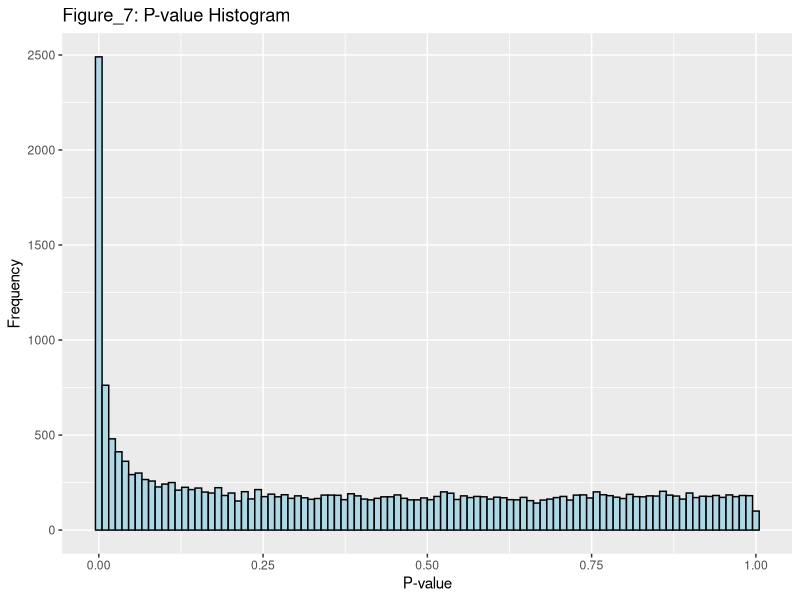
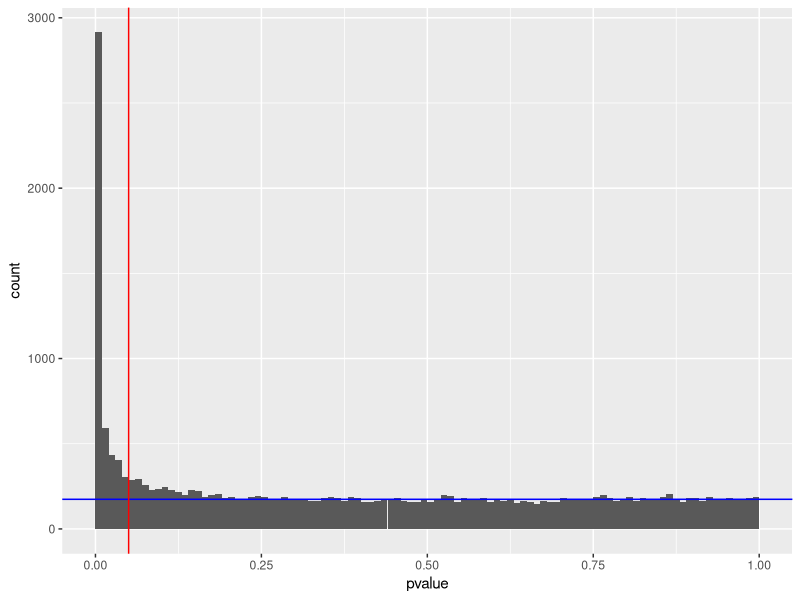
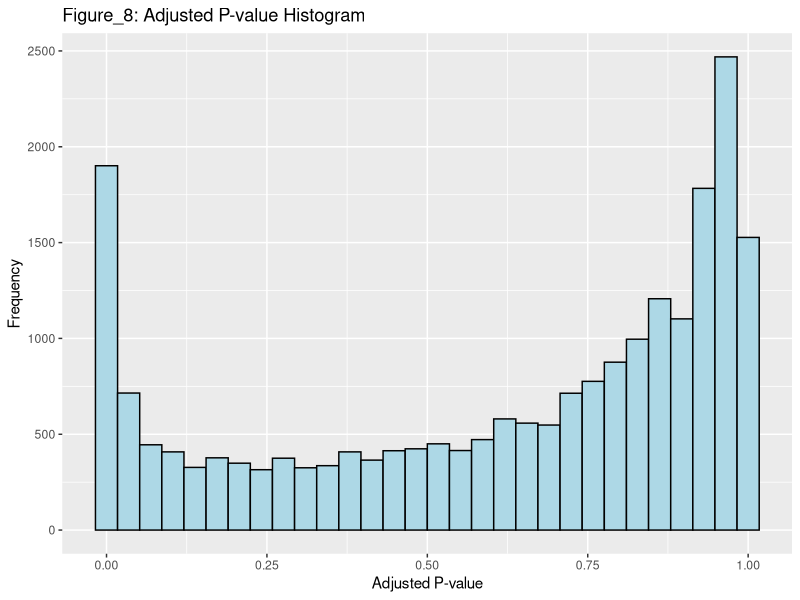

These figures' R source, in order:
## ---- chunk 1
library(knitr)
# Read the CSV file with the generated p_values for each gene
gene_pvalues <- read.csv("data/DEG_pvalues.csv")
# Check the first few rows 

kable(head(gene_pvalues), caption = "Table 1: P_Values for each analysed gene")
## ---- chunk 2

# Load tidyverse (includes ggplot2)
library(tidyverse)

# Histogram of p_values
ggplot(gene_pvalues, aes(x = pvalue)) +
  geom_histogram(bins = 100, fill = "lightblue", color = "black") +
  labs(title = "Figure_7: P-value Histogram", x = "P-value", y = "Frequency")

## ---- chunk 3
# Check for NA values in pvalue column
sum(is.na(gene_pvalues$pvalue))
# Exclude NA values
gene_pvalues <- na.omit(gene_pvalues)  # Removes rows with NA values

## ---- chunk 4

# Finding the number of significant differentially expressed genes before false positives correction

alpha <- 0.05
gene_pvalues$pvalue <- as.numeric(as.character(gene_pvalues$pvalue))
significant_hits <- gene_pvalues$pvalue < alpha
significant_genes <- sum(significant_hits)

# Print the number of significant genes
cat(sprintf("%d is the number of significant differentially expressed genes before FWER correction\n", significant_genes))

## ---- chunk 5
alpha = 0.05
binw =0.01
pi0 = 2 * mean(gene_pvalues$pvalue > 0.5)
ggplot(gene_pvalues,
  aes(x = pvalue)) + geom_histogram(binwidth = binw, boundary = 0) +
  geom_hline(yintercept = pi0 * binw * nrow(gene_pvalues), col = "blue") +
  geom_vline(xintercept = alpha, col = "red")
## ---- chunk 6
# Applying Bonferroni correction
alpha <- 0.05
bonferroni_threshold <- alpha / length(gene_pvalues$pvalue)
significant_bonferroni <- gene_pvalues$pvalue < bonferroni_threshold

genes_passed_bonferroni<-sum(significant_bonferroni) # Number of significant differentially expressed genes after Bonferroni correction

#display the number
cat(sprintf("%d is the number of significant differentially expressed genes after Bonferroni correction for FWER\n", genes_passed_bonferroni))

## ---- chunk 7
# Apply Benjamini-Hochberg correction
p_adjusted <- p.adjust(gene_pvalues$pvalue, method = "BH")

# Create a dataframe for plotting
adjusted_data <- data.frame(adjusted_pvalue = p_adjusted)

# Plotting the adjusted p-values
ggplot(adjusted_data, aes(x = adjusted_pvalue)) +
  geom_histogram(bins = 30, fill = "lightblue", color = "black") +
  labs(title = "Figure_8: Adjusted P-value Histogram", x = "Adjusted P-value", y = "Frequency")

significant_bh <- p_adjusted < alpha

Benjamini_Hochberg_genes<-sum(significant_bh) # Number of significant hits after Benjamini-Hochberg correction

#display the number of genes that pass the FDR threshold
cat(sprintf("%d is the number of significant differentially expressed genes that pass the FDR threshold\n", Benjamini_Hochberg_genes))

